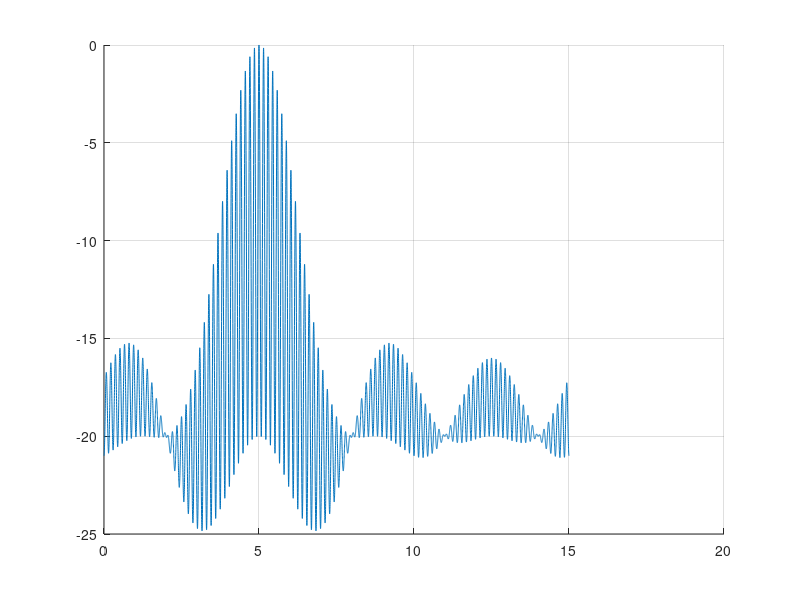

The MATLAB script that drew this image:


Np = 5;
M = 2;
dT = 1e-3;
lambda = 0.03;

Tscan = 100 * dT;

ut = 5 * 4 * pi / lambda;

u = linspace(0, 15, 10000) * 4 * pi / lambda + 1e-7;

Y1 = sin(Np * dT * (ut - u)/2) ./ sin((ut - u)/2 * dT);
Y2 = sin(M .* Tscan .* (ut - u)/2) ./ sin(Tscan .* (ut - u)/2);
Y3 = cos((ut - u)/2 .* ((Np - 1) * dT + Tscan * (M - 1)));

% figure; plot(u, Y1./max(Y1)); hold on; plot(u, Y2./max(Y2)); 
% 
% figure; hold on; plot(u, Y1.*Y2./max(Y1.*Y2)); hold on; plot(u, Y1.* Y2 .* Y3 ./ max(Y1 .* Y2 .* Y3));

% figure; plot(u, Y1./max(Y1)); 



Y = 2 .* Y1 .* Y2 .* Y3 - 2 * M * Np;
hold on; plot(u*lambda/(4*pi), Y); grid on;
 
% X = sin(Np * (ut - u)/2) ./ sin((ut - u)/2) .* sin(Nscan .* Tscan .* (ut - u)/2) ./ sin(Tscan .* (ut - u)/2)...
%     .* cos((ut - u)/2 .* (Np + Tscan * (M - 1)));
% 
% figure; plot(u, Y./max(Y)); hold on; plot(u, (X./max(X))); grid on;


%% V2


%%
% dT = 1e-3;
% Np = 25*dT;
% M = 3;
% 
% Tscan = 100*dT;
% lambda = 0.03;
% 
% ut = 3 * 4 * pi/lambda;
% 
% u = ut + linspace(-ut, 15*4*pi/lambda-ut, 1000) +  eps;
% % u(u==ut) = ut+eps;
% 
% Y1 = sin(Np * (ut - u)/2 + eps) ./ sin((ut - u)/2 + eps);
% 
% Y2 = sin(M .* Tscan .* (ut - u)/2) ./ sin(Tscan .* (ut - u)/2);
% Y3 = cos((ut - u)/2 .* (Np + 1 + Tscan * (M - 1)));
% 
% % figure; plot(u, Y1./max(Y1)); hold on; plot(u, Y2./max(Y2)); 
% % 
% % figure; hold on; plot(u, Y1.*Y2./max(Y1.*Y2)); hold on; plot(u, Y1.* Y2 .* Y3 ./ max(Y1 .* Y2 .* Y3));
% 
% % figure; plot(u, Y1./max(Y1)); 
% hold on; plot(u*lambda/(4*pi), Y1.* Y2 .* Y3./max(Y1 .* Y2 .* Y3));
% 
% 
